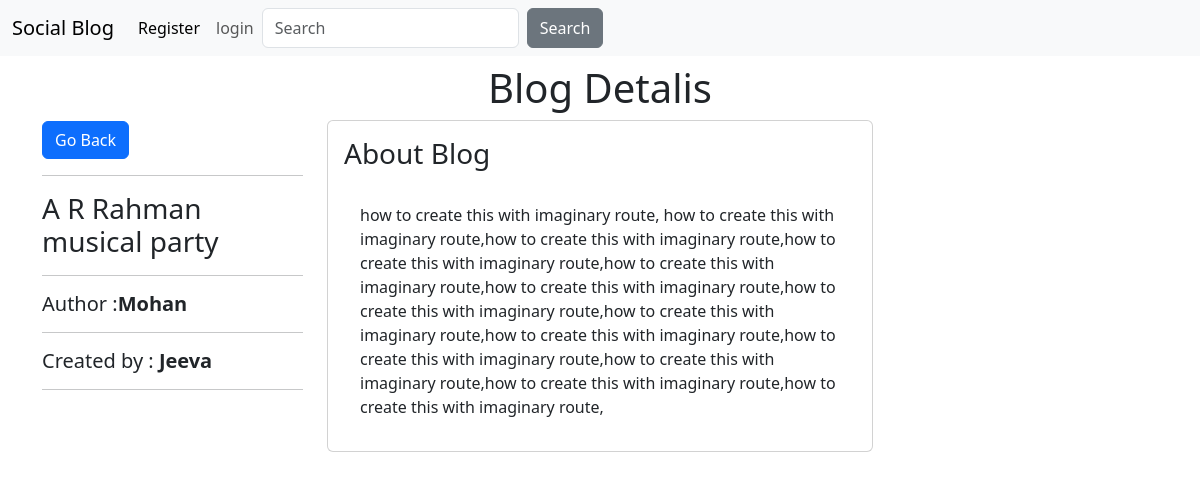
Page /know/3 on the committed database.
### blogapp/models.py (models this page shows, shortened)
class blogconts(models.Model):
    Blog_Id=models.AutoField(primary_key=True)
    Blog_name=models.CharField(max_length=150)
    created_by=models.CharField(max_length=100)
    photo_image=models.ImageField(upload_to="images/",blank=True,null=True)
    Blog_post=models.ForeignKey(User,on_delete=models.SET_NULL,null=True)
    Author_name=models.CharField(max_length=50)
    Blog_content=RichTextField(default="about blog content")
    stars=models.IntegerField(default=3)

### blogapp/views.py (the view)
# urls.py: path('know/<id>',views.know,name="know"),
def know(request,id):
    blog = blogconts.objects.filter(Blog_Id=id)
    context={'blog': blog}
    return render(request,'know.html',context)

### templates/know.html (shortened to what this page needs)
{% extends "base.html" %}
{% block body %}
<div class="container mt-2">
<h1 class="text-center"> Blog Detalis</h1>
<div class="row">
    {% for c in blog %}
<div class="col-md-3">
    <h3><a href="/" class="btn btn-primary"> Go Back</a></h3>
    <hr>
    <h3>
    {{c.Blog_name}}
    </h3>
    <hr>
    <h5>Author :<span><b>{{c.Author_name}}</b></span></h5>
    <hr>
    <h5>Created by : <span><b>{{c.created_by}}</b></span></h5>
    <hr>
</div>
<div class="col-md-6">
<div class="card p-3">
    <div class="card-title">
        <h3>About Blog</h3>
    </div>
    <div class="card-body">
        {{c.Blog_content | safe}}
    </div>
</div>
</div>
    {% endfor %}
{% endblock body %}

### rows in the picture
blogconts: Blog_name "A R Rahman musical party", Author_name "Mohan", created_by "Jeeva", Blog_content "how to create this with imaginary route, how to create this with imaginary route,how to create this with imaginary route,how to create this with imaginary route,how to create this with imaginary route,how to create this with imaginary route,how to create this with imaginary route,how to create this with imaginary route,how to create this with imaginary route,how to create this with imaginary route,how to create this with imaginary route,how to create this with imaginary route,how to create this with imaginary route,"
